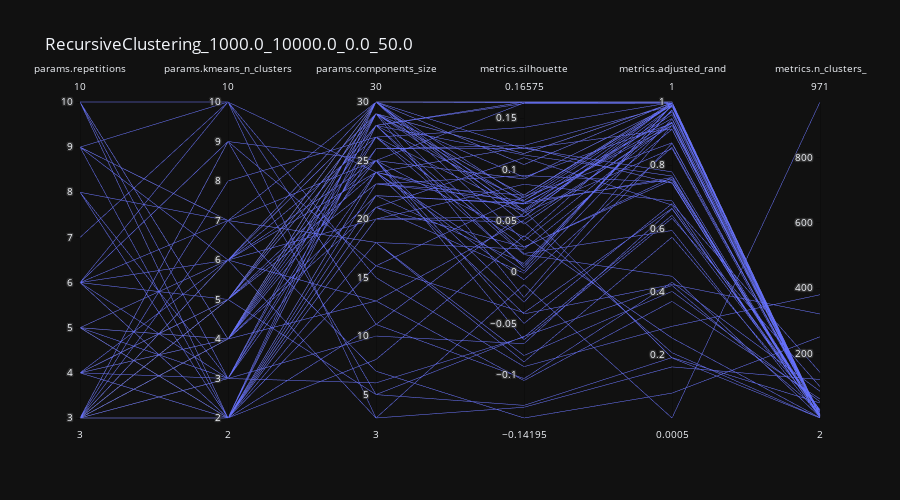

Notebook cell for this chart:
### Code cell
parent_run_id = '6c55ced01a384ba4a375ce89cd7e4b7d'
parent_run = parent_runs.loc[parent_runs['tags.parent_run_id']==parent_run_id]
model_name = parent_run['params.model_nickname'].values[0]
n_samples = parent_run['params.n_samples'].values[0]
n_features = parent_run['params.n_features'].values[0]
pct_random = parent_run['params.pct_random'].values[0]
class_sep = parent_run['params.class_sep'].values[0]
fig_title = f'{model_name}_{n_samples}_{n_features}_{pct_random}_{class_sep}'
df = runs.loc[runs['tags.parent_run_id']==parent_run_id]
# df = df.loc[df['metrics.n_clusters_'] < 10]
fig = px.parallel_coordinates(df, dimensions=dimensions_dict[model_name], width=None, height=500, title=fig_title)
fig.show()
